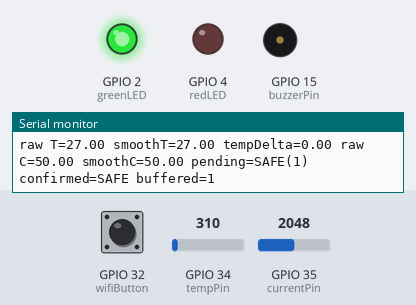
Simulated run of this sketch. Board: ESP32. Shown: output pins drawn as LEDs (lit = HIGH), buzzer (waves = sounding, pin HIGH), the last lines printed to the serial monitor. Dashed ring = blinking. The test bench sets the inputs (shaded band); at power-on: GPIO 35 (currentPin) = 2048, GPIO 34 (tempPin) = 310, GPIO 32 (wifiButton) HIGH.

Above: at 2.3 s.
2.4 s: GPIO 35 (currentPin) set to 2405
3.9 s: GPIO 35 (currentPin) set to 2509
10.3 s: GPIO 34 (tempPin) set to 358
At 16.25 s:
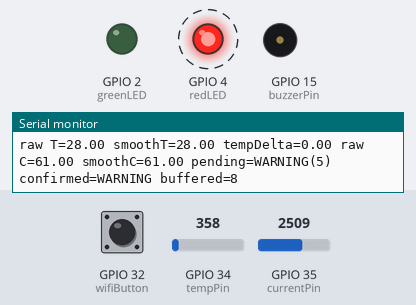
23.7 s: GPIO 34 (tempPin) set to 372
At 24.4 s:
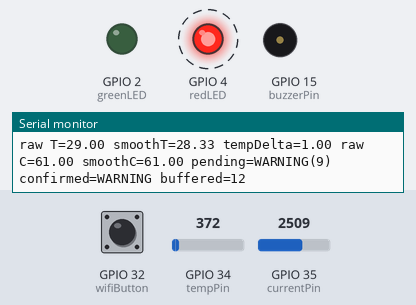
Timing chart, 0 to 33.5 s (numbered marks = the images above; inputs shaded):
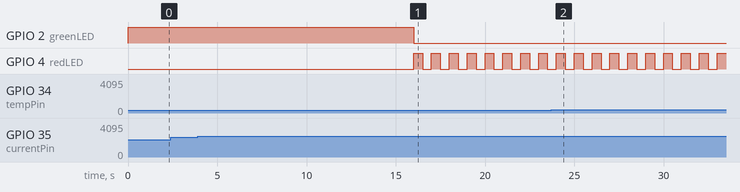

The sketch:

newcode.ino
```cpp
const int tempPin = 34;
const int currentPin = 35;
const int greenLED = 2;
const int redLED = 4;
const int buzzerPin = 15;
const int wifiButton = 32;

const unsigned long WARNING_BLINK_MS = 500;
const unsigned long FAULT_BLINK_MS   = 150;
const unsigned long BUZZER_BEEP_MS   = 300;

const unsigned long SAMPLE_INTERVAL_MS = 2000;

const float TEMP_PLAUSIBLE_MIN = -20.0;
const float TEMP_PLAUSIBLE_MAX = 250.0;
const float CURRENT_PLAUSIBLE_MIN = 0.0;
const float CURRENT_PLAUSIBLE_MAX = 500.0;

const float TEMP_WARNING = 75.0;
const float TEMP_CRITICAL = 88.0;
const float CURRENT_WARNING = 60.0;
const float CURRENT_CRITICAL = 80.0;

const int CONSECUTIVE_READINGS_TO_ACT = 5;
const int MOVING_AVG_WINDOW = 3;
const int STUCK_READING_COUNT = 6;
const int BUFFER_SIZE = 30;

enum Status { SAFE, WARNING, CRITICAL, SENSOR_ERROR };
Status confirmedStatus = SAFE;

float tempHistory[MOVING_AVG_WINDOW];
float currHistory[MOVING_AVG_WINDOW];
int histIndex = 0;
int histFilled = 0;

Status pendingStatus = SAFE;
int pendingCount = 0;

float lastRawTemp = NAN;
int stuckCount = 0;

struct Reading {
  unsigned long timestamp;
  float temperature;
  float current;
  Status status;
};
Reading buffer[BUFFER_SIZE];
int bufHead = 0, bufTail = 0, bufCount = 0;

unsigned long lastSampleTime = 0;

void setup() {
  Serial.begin(115200);
  pinMode(greenLED, OUTPUT);
  pinMode(redLED, OUTPUT);
  pinMode(buzzerPin, OUTPUT);
  pinMode(wifiButton, INPUT_PULLUP);

  for (int i = 0; i < MOVING_AVG_WINDOW; i++) {
    tempHistory[i] = 0;
    currHistory[i] = 0;
  }

  Serial.println("Transformer monitor starting...");
}

void loop() {
  unsigned long now = millis();

  if (now - lastSampleTime >= SAMPLE_INTERVAL_MS) {
    lastSampleTime = now;
    runOneCycle(now);
  }

  drainBufferIfWifiAvailable();
  updateOutputs(now);
}

void runOneCycle(unsigned long now) {

  int tempRaw = analogRead(tempPin);
  int currentRaw = analogRead(currentPin);
  float temperature = map(tempRaw, 0, 4095, 20, 120);
  float current = map(currentRaw, 0, 4095, 0, 100);

  bool tempPlausible = (temperature >= TEMP_PLAUSIBLE_MIN && temperature <= TEMP_PLAUSIBLE_MAX);
  bool currPlausible = (current >= CURRENT_PLAUSIBLE_MIN && current <= CURRENT_PLAUSIBLE_MAX);

  // Change 1: internal value the code already works out (reading-to-reading
  // temperature change) but did not previously print anywhere.
  float tempDelta = isnan(lastRawTemp) ? 0.0 : (temperature - lastRawTemp);

  bool stuck = (!isnan(lastRawTemp) && fabs(tempDelta) < 0.01);
  if (stuck) stuckCount++; else stuckCount = 0;
  lastRawTemp = temperature;
  stuck = (stuckCount >= STUCK_READING_COUNT);

  if (!tempPlausible || !currPlausible || stuck) {
    handleSensorError(tempPlausible, currPlausible, stuck);
    return;
  }

  tempHistory[histIndex] = temperature;
  currHistory[histIndex] = current;
  histIndex = (histIndex + 1) % MOVING_AVG_WINDOW;
  if (histFilled < MOVING_AVG_WINDOW) histFilled++;

  float smoothedTemp = averageOf(tempHistory, histFilled);
  float smoothedCurrent = averageOf(currHistory, histFilled);

  Status rawStatus = decideStatus(smoothedTemp, smoothedCurrent);

  // Change 2: alarm only fires once the same status has held for
  // CONSECUTIVE_READINGS_TO_ACT readings in a row, so one odd/spiked
  // reading cannot trigger it on its own — only a sustained change can.
  if (rawStatus == pendingStatus) {
    pendingCount++;
  } else {
    pendingStatus = rawStatus;
    pendingCount = 1;
  }

  if (pendingCount >= CONSECUTIVE_READINGS_TO_ACT) {
    confirmedStatus = pendingStatus;
  }

  pushReading(now, smoothedTemp, smoothedCurrent, confirmedStatus);

  Serial.print("raw T=");
  Serial.print(temperature);
  Serial.print(" smoothT=");
  Serial.print(smoothedTemp);
  Serial.print(" tempDelta="); // Change 1: printed here
  Serial.print(tempDelta);
  Serial.print(" raw C=");
  Serial.print(current);
  Serial.print(" smoothC=");
  Serial.print(smoothedCurrent);
  Serial.print(" pending=");
  Serial.print(statusName(pendingStatus));
  Serial.print("(");
  Serial.print(pendingCount);
  Serial.print(") confirmed="); // Change 2: confirmed status only updates after the debounce above
  Serial.print(statusName(confirmedStatus));
  Serial.print(" buffered=");
  Serial.println(bufCount);
}

Status decideStatus(float temperature, float current) {
  Status tempStatus, currStatus;

  if (temperature >= TEMP_CRITICAL) tempStatus = CRITICAL;
  else if (temperature >= TEMP_WARNING) tempStatus = WARNING;
  else tempStatus = SAFE;

  if (current >= CURRENT_CRITICAL) currStatus = CRITICAL;
  else if (current >= CURRENT_WARNING) currStatus = WARNING;
  else currStatus = SAFE;

  if (tempStatus == CRITICAL || currStatus == CRITICAL) return CRITICAL;
  if (tempStatus == WARNING || currStatus == WARNING) return WARNING;
  return SAFE;
}

void updateOutputs(unsigned long now) {
  switch (confirmedStatus) {
    case SAFE:
      digitalWrite(greenLED, HIGH);
      digitalWrite(redLED, LOW);
      digitalWrite(buzzerPin, LOW);
      break;
    case WARNING:
      digitalWrite(greenLED, LOW);
      digitalWrite(redLED, blinkState(now, WARNING_BLINK_MS));
      digitalWrite(buzzerPin, LOW);
      break;
    case CRITICAL:
      digitalWrite(greenLED, LOW);
      digitalWrite(redLED, HIGH);
      digitalWrite(buzzerPin, blinkState(now, BUZZER_BEEP_MS));
      break;
    case SENSOR_ERROR:
      digitalWrite(greenLED, LOW);
      digitalWrite(redLED, blinkState(now, FAULT_BLINK_MS));
      digitalWrite(buzzerPin, LOW);
      break;
  }
}

int blinkState(unsigned long now, unsigned long periodMs) {
  return ((now / periodMs) % 2 == 0) ? HIGH : LOW;
}

void handleSensorError(bool tempOk, bool currOk, bool stuck) {
  confirmedStatus = SENSOR_ERROR;
  Serial.print("SENSOR ERROR ->");
  if (!tempOk) Serial.print(" temp implausible;");
  if (!currOk) Serial.print(" current implausible;");
  if (stuck) Serial.print(" stuck value;");
  Serial.println();
}

float averageOf(float arr[], int count) {
  float sum = 0;
  for (int i = 0; i < count; i++) sum += arr[i];
  return sum / count;
}

const char* statusName(Status s) {
  switch (s) {
    case SAFE: return "SAFE";
    case WARNING: return "WARNING";
    case CRITICAL: return "CRITICAL";
    default: return "SENSOR_ERROR";
  }
}

void pushReading(unsigned long ts, float t, float c, Status s) {
  if (bufCount >= BUFFER_SIZE) {
    bufTail = (bufTail + 1) % BUFFER_SIZE;
    bufCount--;
  }
  buffer[bufHead] = { ts, t, c, s };
  bufHead = (bufHead + 1) % BUFFER_SIZE;
  bufCount++;
}

bool wifiAvailable() {
  return digitalRead(wifiButton) == LOW;
}

void drainBufferIfWifiAvailable() {
  static unsigned long lastSend = 0;
  unsigned long now = millis();
  if (now - lastSend < 500) return;
  lastSend = now;

  if (!wifiAvailable() || bufCount == 0) return;

  Reading r = buffer[bufTail];
  bufTail = (bufTail + 1) % BUFFER_SIZE;
  bufCount--;

  Serial.print("SENT -> ts=");
  Serial.print(r.timestamp);
  Serial.print(" temp=");
  Serial.print(r.temperature);
  Serial.print(" current=");
  Serial.print(r.current);
  Serial.print(" status=");
  Serial.println(statusName(r.status));
}
```

Measured:
- the behaviour switches between 327 and 328 on GPIO 34 (tempPin) (found by bisection; images 0 and 1)
- after the input at 2.4 s, every drawn part: stays the same
- after the input at 10.3 s, GPIO 2 (greenLED): HIGH → LOW after 5.7 s instead of 3.7 s; GPIO 4 (redLED): alternates HIGH for 0.50 s and LOW for 0.50 s, starting after 5.7 s
- after the input at 23.7 s, GPIO 4 (redLED): alternates HIGH for 0.50 s and LOW for 0.50 s, starting after 0.80 s
